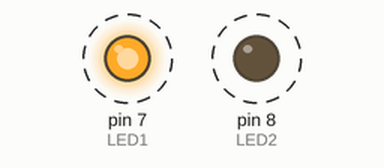
The sketch below on a simulated Arduino Uno, built with avr-gcc and run on an emulated ATmega328P. Shown: output pins drawn as LEDs (lit = HIGH). Dashed ring = blinking.

Above: at 0.2 s.
Timing chart, 0 to 3.0 s (numbered marks = the images above):
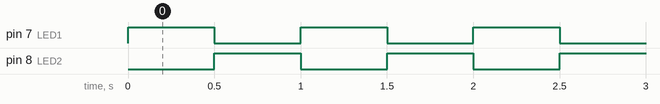

The sketch:

problem2.ino
```cpp
// 演習課題2: 2LED交互点滅

// defineはコンパイル時にマクロ変換される
// LED接続ピン
#define LED1 7
#define LED2 8

/**
 * 関数名: setup
 * 引数: なし
 * 処理: 各初期設定のため初回のみ実行
 */
void setup() {
    // put your setup code here, to run once:

    // 各ピンを出力に設定し，LOWにする
    for (int i = 7; i < 9; i++) {
        pinMode(i, OUTPUT);    // 出力に設定
        digitalWrite(i, LOW);  // LED消灯
    }

    Serial.begin(9600);        // シリアルモニタ初期化
}

int led = LED1;  // 点灯させるLED

/**
 * 関数名: loop
 * 引数: なし
 * 処理: 無限ループ．LEDを交互に点滅
 */
void loop() {
    // put your main code here, to run repeatedly:

    // 点灯しているLEDを判別
    if (led == 7) {  // 7番ピンのLEDを点灯させる場合
        digitalWrite(LED2, LOW);   // 8番ピンLED消灯
        digitalWrite(LED1, HIGH);  // 7番ピンLED点灯
        led++;                     // 次に点灯させるLEDは"8"番ピン
    } else {  // 点灯させるLEDが8番ピン(7番ピン以外)の場合
        digitalWrite(LED1, LOW);   // 7番ピンLED消灯
        digitalWrite(LED2, HIGH);  // 8番ピンLED点灯
        led--;                     // 次に点灯させるLEDは"7"番ピン
    }

    delay(500);  // 遅延[ms](片方のLEDが点灯している時間)
}
```

Measured:
- by itself, pin 7 (LED1), pin 8 (LED2): alternates HIGH for 0.50 s and LOW for 0.50 s
